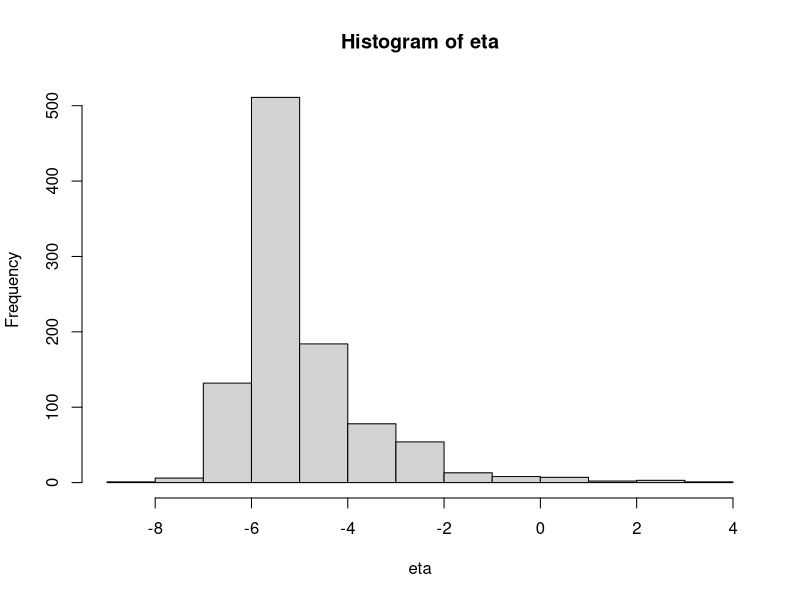
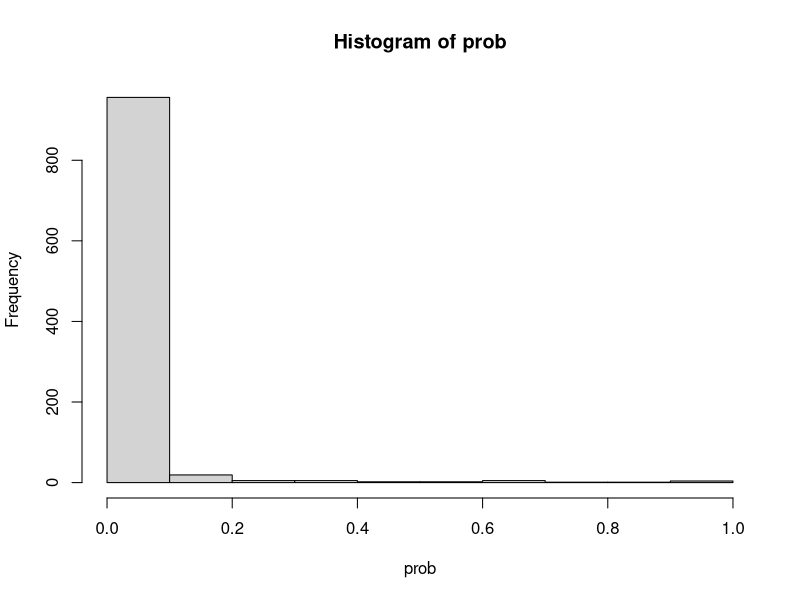

Recreate these plots in R, in order.
library(clusterGeneration)

# Step 1: Construct correlation matrix of the predictors -----------------------

nnoise <- 10 # use 10 irrelevant predictors
corMatrix <- rcorrmatrix(3+nnoise)

corMatrix[1,2] <- corMatrix[2,1] <- corMatrix[1,3] <- corMatrix[3,1] <- 0.1
corMatrix[2,3] <- corMatrix[3,2] <- 0.5

min(eigen(corMatrix)$values)

corMatrix <- Matrix::nearPD(corMatrix, corr = TRUE)$mat

min(eigen(corMatrix)$values)

corMatrix[1:3, 1:3] # correlations of the relevant predictors - attenuated slightly


# Step 2: Generate Predictor Values --------------------------------------------

n <- 1000 # sample size

X <- mvtnorm::rmvnorm(n, sigma = matrix(corMatrix@x, nrow = 3+nnoise))

X <- as.data.frame(X)

# Step 3: Generate Outcome -----------------------------------------------------

efrac <- 0.005 # event fraction
BETA0 <- log(efrac/(1-efrac))

BETA <- c(BETA0, rep(log(1.6), 6)) # beta coefficients

eta <- BETA[1] + BETA[2]*X$V1 + BETA[3]*X$V2 + BETA[4]*X$V3 + BETA[5]*X$V1*X$V2 + BETA[6]*X$V1*X$V3 + BETA[7]*X$V2*X$V3

# let's look at eta:

summary(eta) # mean is larger than BETA0
# (due to the positive correlation of the predictors, the means of the product terms are > 0)

hist(eta) # distribution is skewed and has a rather long tail
# arises from the combination of positively correlated predictors with positive (interaction) effects

# transform eta to probability:

prob <- 1/(1+exp(-eta))

summary(prob)

hist(prob) # the long tail in eta translates to probabilities ranging from 0-1

# draw observations:

y <- rbinom(n, 1, prob)
mean(y)
